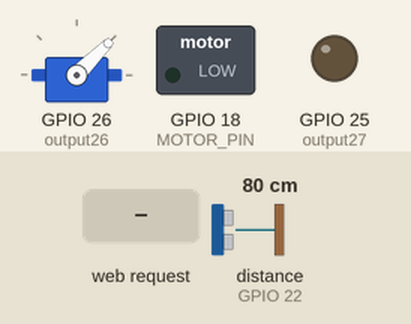
A sketch run on a simulated ESP32. On the bench: servo, switched loads named in the sketch (green lamp = pin HIGH), output pins drawn as LEDs (lit = HIGH). Wiring (inferred from the names in the program): ultrasonic range finder: trigger GPIO 23; echo GPIO 22. The test bench sets the inputs (shaded band); at power-on: distance to the obstacle (sensor on GPIO 22) 80 cm. The echo pulse lasts 58.3 µs per cm; pins used as bus, display or sensor lines are not drawn; what the sketch prints to the serial monitor is not drawn.

Above: at 2.3 s.
2.4 s: HTTP request GET /26/on received
At 4.1 s:
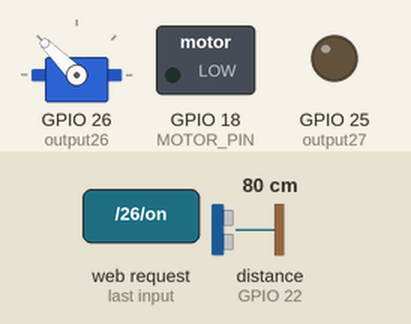
4.5 s: HTTP request GET /26/off received
At 5.6 s:
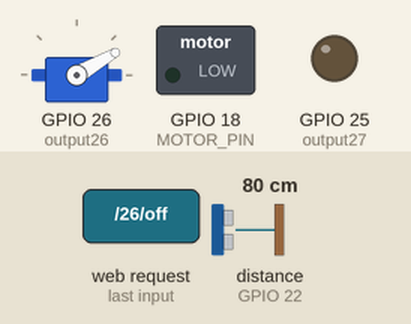
6.6 s: HTTP request GET /25/on received
At 8.4 s:
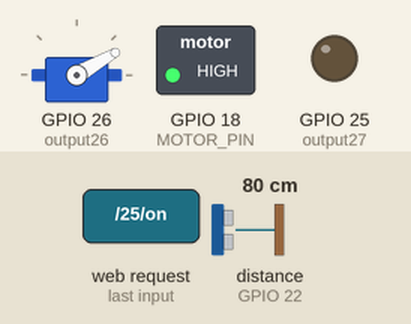
9.0 s: HTTP request GET /27/on received
At 9.8 s:
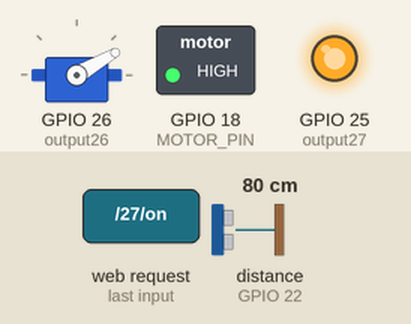
11.1 s: distance to the obstacle (sensor on GPIO 22) set to 7 cm
14.2 s: distance to the obstacle (sensor on GPIO 22) set to 4 cm
At 16.7 s:
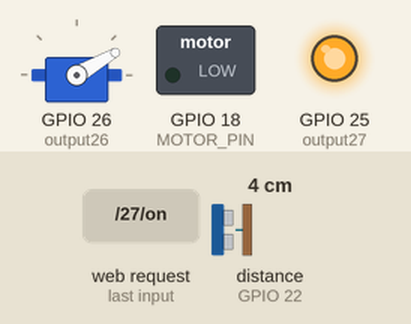
Timing chart, 0 to 18.2 s (numbered marks = the images above; inputs shaded):
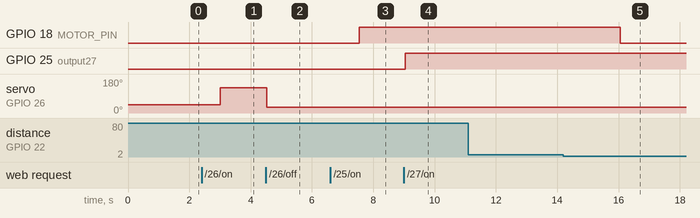

The sketch:

final_ec.ino
```cpp
// Load Wi-Fi library
#include <WiFi.h>
#include <ESP32Servo.h> // load esp32 servo libarary

//Servo Config
Servo doorServo;

//define all pins for water pump
#define TRIG_PIN 23 // ESP32 in GPIO23 connected to Ultrasonic Sensor's TRIG pin
#define ECHO_PIN 22 // ESP32 pin GPIO22 connected to Ultrasonic Sensor's ECHO pin
float duration,distance_cm;
#define MOTOR_PIN 18
String motorState = "off";

// Replace with your network credentials
const char* ssid     = "SmartHome";
const char* password = "12345678";

// Set web server port number to 80
WiFiServer server(80);

String header;
const int output26 = 26;  //Servo Motor

const int output27 = 25; // LEd

String output26State = "off";
String output27State = "off";

void setup() {
  Serial.begin(115200);

  //for Servo slide door
  doorServo.attach(output26);

  // Initialize the output variables as outputs
  // pinMode(output26, OUTPUT);
  pinMode(output27, OUTPUT);
  // Set outputs to LOW
  // digitalWrite(output26, LOW);
  digitalWrite(output27, LOW);

  // Connect to Wi-Fi network with SSID and password
  Serial.print("Setting AP (Access Point)…");
  // Remove the password parameter, if you want the AP (Access Point) to be open
  WiFi.softAP(ssid, password);

  IPAddress IP = WiFi.softAPIP();
  Serial.print("AP IP address: ");
  Serial.println(IP);

  server.begin();
  doorServo.write(45);

  //ultrasonic sensor
  pinMode(TRIG_PIN,OUTPUT);
  pinMode(ECHO_PIN,INPUT);
  //MOTOR
  pinMode(MOTOR_PIN,OUTPUT);


}

void loop(){
  WiFiClient client = server.available();   // Listen for incoming clients

  if (client) {                             // If a new client connects,
    Serial.println("New Client.");          // print a message out in the serial port
    String currentLine = "";                // make a String to hold incoming data from the client
    while (client.connected()) {            // loop while the client's connected
      if (client.available()) {             // if there's bytes to read from the client,
        char c = client.read();             // read a byte, then
        Serial.write(c);                    // print it out the serial monitor
        header += c;
        if (c == '\n') {                    // if the byte is a newline character
          // if the current line is blank, you got two newline characters in a row.
          // that's the end of the client HTTP request, so send a response:
          if (currentLine.length() == 0) {
            // HTTP headers always start with a response code (e.g. HTTP/1.1 200 OK)
            // and a content-type so the client knows what's coming, then a blank line:
            client.println("HTTP/1.1 200 OK");
            client.println("Content-type:text/html");
            client.println("Connection: close");
            client.println();

            // turns the GPIOs on and off
            if (header.indexOf("GET /26/on") >= 0) {
              Serial.println("GPIO 26 on");
              output26State = "on";
              doorServo.write(135);

            } else if (header.indexOf("GET /26/off") >= 0) {
              Serial.println("GPIO 26 off");
              output26State = "off";
              doorServo.write(30);
              Serial.println("Servo -> 0");
            } else if (header.indexOf("GET /27/on") >= 0) {
              Serial.println("GPIO 27 on");
              output27State = "on";
              digitalWrite(output27, HIGH);
            } else if (header.indexOf("GET /27/off") >= 0) {
              Serial.println("GPIO 27 off");
              output27State = "off";
              digitalWrite(output27, LOW);
            }else if (header.indexOf("GET /25/on") >= 0){
              Serial.println("Motor activated");
              motorState = "on";
              digitalWrite(MOTOR_PIN,HIGH);

            }else if (header.indexOf("GET /25/off") >=0 ){
              Serial.println("Motor Stop");
              motorState = "off";
              digitalWrite(MOTOR_PIN,LOW);
            }

            // Display the HTML web page
            client.println("<!DOCTYPE html><html>");
            client.println("<head><meta name=\"viewport\" content=\"width=device-width, initial-scale=1\">");
            client.println("<link rel=\"icon\" href=\"data:,\">");
            // CSS to style the on/off buttons
            // Feel free to change the background-color and font-size attributes to fit your preferences
            client.println("<style>html { font-family: Helvetica; display: inline-block; margin: 0px auto; text-align: center;}");
            client.println(".button { background-color: #4CAF50; border: none; color: white; padding: 16px 40px;");
            client.println("text-decoration: none; font-size: 30px; margin: 2px; cursor: pointer;}");
            client.println(".button2 {background-color: #555555;}</style></head>");

            // Web Page Heading
            client.println("<body><center><h1>SmartHome Control Pannel</h1></center><hr>");

            // Display current state, and ON/OFF buttons for GPIO 26
            client.println("<p>Slide Door " + output26State + "</p>");
            // If the output26State is off, it displays the ON button
            if (output26State=="off") {
              client.println("<p><a href=\"/26/on\"><button class=\"button\">ON</button></a></p>");
            } else {
              client.println("<p><a href=\"/26/off\"><button class=\"button button2\">OFF</button></a></p>");
            }

            // Display current state, and ON/OFF buttons for GPIO 27
            client.println("<p>Electronic Bulb " + output27State + "</p>");
            // If the output27State is off, it displays the ON button
            if (output27State=="off") {
              client.println("<p><a href=\"/27/on\"><button class=\"button\">ON</button></a></p>");
            } else {
              client.println("<p><a href=\"/27/off\"><button class=\"button button2\">OFF</button></a></p>");
            }

            client.println("<p>Water pump " + motorState + "</p>");
            // If the output27State is off, it displays the ON button

            if (motorState=="off") {
              client.println("<p><a href=\"/25/on\"><button class=\"button\">ON</button></a></p>");
            } else {
              client.println("<p><a href=\"/25/off\"><button class=\"button button2\">OFF</button></a></p>");
            }


            client.println("</body></html>");

            // The HTTP response ends with another blank line
            client.println();
            // Break out of the while loop
            break;
          } else { // if you got a newline, then clear currentLine
            currentLine = "";
          }
        } else if (c != '\r') {  // if you got anything else but a carriage return character,
          currentLine += c;      // add it to the end of the currentLine
        }
      }
    }
    // Clear the header variable
    header = "";
    // Close the connection
    client.stop();
    Serial.println("Client disconnected.");
    Serial.println("");


  }

  //water pump function
  // generate 10-microsecond pulse to TRIG pin
  digitalWrite(TRIG_PIN,LOW);
  delayMicroseconds(2);
  digitalWrite(TRIG_PIN,HIGH);
  delayMicroseconds(10);
  digitalWrite(TRIG_PIN,LOW);

  duration = pulseIn(ECHO_PIN,HIGH);
  distance_cm = duration / 58.2;

  Serial.print("distance  : ");
  Serial.println(distance_cm);
  delay(1000);


  if (distance_cm <= 6.0)
  {
    Serial.println("close");
    digitalWrite(MOTOR_PIN,LOW);
  }
  else{
    Serial.println("open");
  }
  delay(500);
}
```

Measured:
- the behaviour switches between 6 and 5 cm on distance to the obstacle (sensor on GPIO 22) (found by bisection; images 4 and 5)
- after the input at 2.4 s, servo on GPIO 26 (output26): 45° → 135° after 0.61 s
- after the input at 4.5 s, servo on GPIO 26 (output26): 135° → 30° at once
- after the input at 6.6 s, GPIO 18 (MOTOR_PIN): LOW → HIGH after 0.94 s
- after the input at 9.0 s, GPIO 25 (output27): LOW → HIGH after 0.05 s
- after the input at 11.1 s, every drawn part: stays the same
- after the input at 14.2 s, GPIO 18 (MOTOR_PIN): HIGH → LOW after 1.9 s
